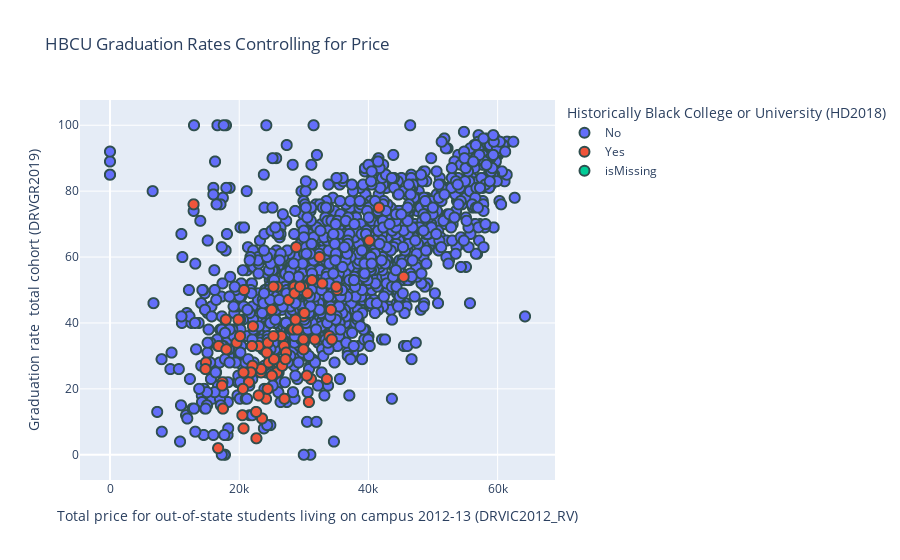

Source (notebook cell):
### Code cell
price_fig = px.scatter(
    df, x=price, y=total, color=hbcu, title="HBCU Graduation Rates Controlling for Price",
    hover_name='Institution Name'
)

price_fig.update_traces(marker=dict(size=10,
                              line=dict(width=2,
                                        color='DarkSlateGrey')),
                  selector=dict(mode='markers'))
price_fig.show()

### Figure 1 — Plotly figure (JSON) as saved in the notebook; plotly's stock layout.template omitted (floating-point values rounded to 4 significant figures; data arrays with more than 128 entries replaced by an {"elided": "..."} marker saying what was removed)
{"data": [{"hovertemplate": "<b>%{hovertext}</b><br><br>Historically Black College or University (HD2018)=No<br>Total price for out-of-state students living on campus 2012-13 (DRVIC2012_RV)=%{x}<br>Graduation rate  total cohort (DRVGR2019)=%{y}<extra></extra>", "hovertext": {"elided": "2220 str values"}, "legendgroup": "No", "marker": {"color": "#636efa", "line": {"color": "DarkSlateGrey", "width": 2}, "size": 10, "symbol": "circle"}, "mode": "markers", "name": "No", "showlegend": true, "type": "scattergl", "x": {"elided": "2220 int values"}, "xaxis": "x", "y": {"elided": "2220 int values"}, "yaxis": "y"}, {"hovertemplate": "<b>%{hovertext}</b><br><br>Historically Black College or University (HD2018)=Yes<br>Total price for out-of-state students living on campus 2012-13 (DRVIC2012_RV)=%{x}<br>Graduation rate  total cohort (DRVGR2019)=%{y}<extra></extra>", "hovertext": ["Alabama A & M University", "Alabama State University", "Albany State University", "Alcorn State University", "Allen University", "American Baptist College", "Arkansas Baptist College", "Benedict College", "Bennett College", "Bethune-Cookman University", "Bluefield State College", "Bowie State University", "Central State University", "Cheyney University of Pennsylvania", "Claflin University", "Clark Atlanta University", "Clinton College", "Coppin State University", "Delaware State University", "Dillard University", "Edward Waters College", "Elizabeth City State University", "Fayetteville State University", "Fisk University", "Florida Agricultural and Mechanical University", "Florida Memorial University", "Fort Valley State University", "Grambling State University", "Hampton University", "Harris-Stowe State University", "Howard University", "Huston-Tillotson University", "Jackson State University", "Jarvis Christian College", "Johnson C Smith University", "Kentucky State University", "Lane College", "Langston University", "Le Moyne-Owen College", "Lincoln University", "Lincoln University", "Livingstone College", "Miles College", "Mississippi Valley State University", "Morehouse College", "Morgan State University", "Morris College", "Norfolk State University", "North Carolina A & T State University", "North Carolina Central University", "Oakwood University", "Paine College", "Paul Quinn College", "Philander Smith College", "Prairie View A & M University", "Rust College", "Saint Augustine's University", "Savannah State University", "Selma University", "Shaw University", "Simmons College of Kentucky", "South Carolina State University", "Southern University and A & M College", "Southern University at New Orleans", "Southwestern Christian College", "Spelman College", "Stillman College", "Talladega College", "Tennessee State University", "Texas College", "Texas Southern University", "Tougaloo College", "Tuskegee University", "University of Arkansas at Pine Bluff", "University of Maryland Eastern Shore", "University of the District of Columbia", "University of the Virgin Islands", "Virginia State University", "Virginia Union University", "Virginia University of Lynchburg", "Voorhees College", "West Virginia State University", "Wilberforce University", "Wiley College", "Winston-Salem State University", "Xavier University of Louisiana"], "legendgroup": "Yes", "marker": {"color": "#EF553B", "line": {"color": "DarkSlateGrey", "width": 2}, "size": 10, "symbol": "circle"}, "mode": "markers", "name": "Yes", "showlegend": true, "type": "scattergl", "x": [24668, 22993, 31094, 20139, 21500, 16803, 20675, 30458, 28822, 26958, null, 29907, 24572, 25876, 29868, 34201, 12937, 23363, 29937, 28556, 23392, 22125, 24455, 35148, 31258, 26512, 31705, 29937, 32428, 24148, 40129, 26034, 28382, 23532, 30536, 25842, 17400, 23011, 17482, 22047, 27663, 25050, 21794, 18013, 45451, 30084, 20656, 33959, 25886, 28569, 35028, 22620, 20575, 25028, 25295, 14850, 30782, 25376, 16740, 26998, null, 34338, 17928, 17333, 14776, 41635, 26641, 19596, 29959, 20482, 33566, 20748, 32853, 21962, 28723, null, 27254, 29043, 27154, 22657, 19876, 24263, 24400, 20134, 25297, 29409], "xaxis": "x", "y": [30, 33, 23, 41, 22, 33, 8, 24, 63, 33, 31, 43, 28, 26, 51, 44, 76, 25, 42, 51, 26, 39, 34, 50, 53, 36, 35, 35, 60, 17, 65, 28, 38, 11, 49, 25, 22, 18, 14, 27, 47, 24, 25, 32, 54, 43, 25, 36, 51, 49, 51, 13, 20, 44, 36, 28, 16, 29, 2, 17, 0, 35, 41, 21, 26, 75, 27, 34, 32, 12, 23, 50, 52, 33, 41, 13, 31, 38, 29, 5, 41, 31, 20, 36, 51, 51], "yaxis": "y"}, {"hovertemplate": "<b>%{hovertext}</b><br><br>Historically Black College or University (HD2018)=isMissing<br>Total price for out-of-state students living on campus 2012-13 (DRVIC2012_RV)=%{x}<br>Graduation rate  total cohort (DRVGR2019)=%{y}<extra></extra>", "hovertext": ["American College of the Building Arts", "California International Business University", "Faith Theological Seminary and Christian College", "Keser Torah-Mayan Hatalmud", "Northwestern Polytechnic University", "Patrick Henry College", "Southeastern Free Will Baptist Bible College", "Southwestern Baptist Theological Seminary", "Urshan College"], "legendgroup": "isMissing", "marker": {"color": "#00cc96", "line": {"color": "DarkSlateGrey", "width": 2}, "size": 10, "symbol": "circle"}, "mode": "markers", "name": "isMissing", "showlegend": true, "type": "scattergl", "x": [null, null, null, null, null, null, null, null, null], "xaxis": "x", "y": [67, 94, 84, 14, 60, 64, 62, 33, 27], "yaxis": "y"}], "layout": {"legend": {"title": {"text": "Historically Black College or University (HD2018)"}, "tracegroupgap": 0}, "title": {"text": "HBCU Graduation Rates Controlling for Price"}, "xaxis": {"anchor": "y", "domain": [0, 1], "title": {"text": "Total price for out-of-state students living on campus 2012-13 (DRVIC2012_RV)"}}, "yaxis": {"anchor": "x", "domain": [0, 1], "title": {"text": "Graduation rate  total cohort (DRVGR2019)"}}}}
